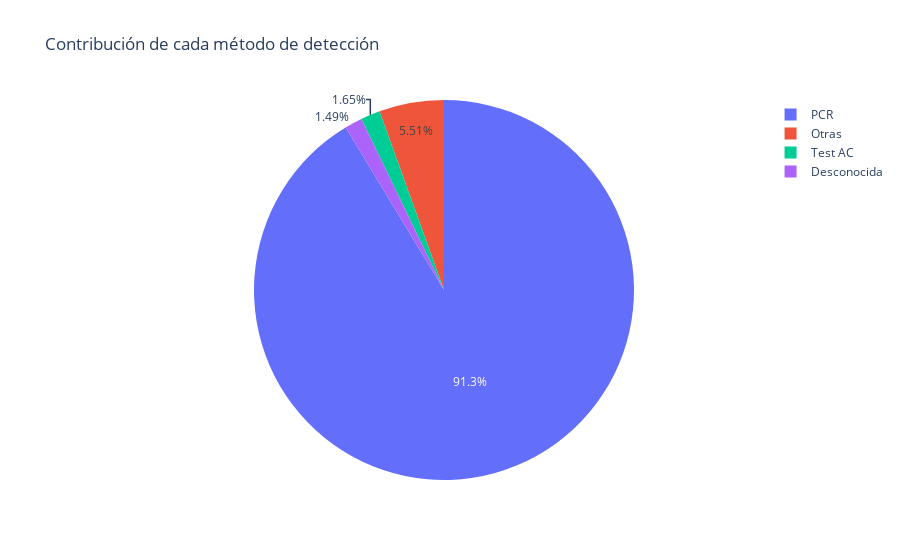

The notebook cell saved with this chart:
### Markdown cell above
## Métodos de diagnóstico del COVID-19
En España, el COVID se está detectando principalmente usando las pruebas de PCR y test de anticuerpos, a parte de otras pruebas como el test de antígenos.

La prueba PCR (Polimerasa Chain Reaction) es una prueba de diagnóstico utilizada para detectar fragmentos del material genético de un patógeno. En este caso en concreto, el patógeno se corresponde con el virus SARS-CoV-2. La idea es sencilla: se toma una muestra respiratoria de la persona sospechosa de infección, y se analiza en un laboratorio de microbiología con un PCR en busca de una molécula de ARN del virus. El positivo vendría cuando la prueba detecta ese ARN del virus, mientras será negativo en caso contrario.

Actualmente se dispone tanto de datos de contagiados diagnosticados con PCR como de diagnosticados con otros tipos de prueba, como puede ser el test de anticuerpos o de antígenos.

El siguiente gráfico muestra la contribución en porcentaje de cada tipo de prueba. Como es obvio, más de un 90 % de las detecciones de contagiados son gracias a PCR.

### Code cell
labels = ['PCR', 'Test AC', 'Otras', 'Desconocida']
values = list(spain[['num_casos_prueba_pcr', 'num_casos_prueba_test_ac', 'num_casos_prueba_otras', 'num_casos_prueba_desconocida']].sum())
fig = go.Figure(data=[go.Pie(labels=labels, values=values)], layout=dict(title='Contribución de cada método de detección'))
fig.show()

### Figure 1 — Plotly figure (JSON) as saved in the notebook; plotly's stock layout.template omitted (floating-point values rounded to 4 significant figures)
{"data": [{"labels": ["PCR", "Test AC", "Otras", "Desconocida"], "type": "pie", "values": [1160190, 20958, 70028, 18971]}], "layout": {"title": {"text": "Contribución de cada método de detección"}}}
